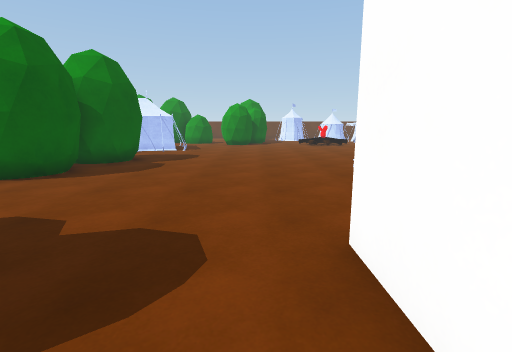
View 1 (above)

24 first-person views from a walk through a Unity game level. The camera is 1.4 m above the floor, tilts 10° down and sees 85° across. The floor is counted in squares, 1 m on a side. Each view is taken from the middle of a square. On the plan, view 1 faces up. The plan holds only what a view shows up to about 14 squares ahead; the rest is blank. Surface patterns are stand-ins for the level's own textures.

View 2
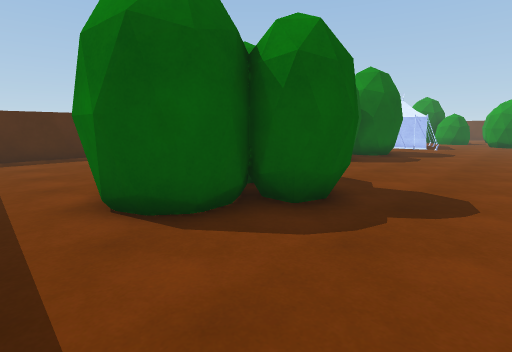

View 3
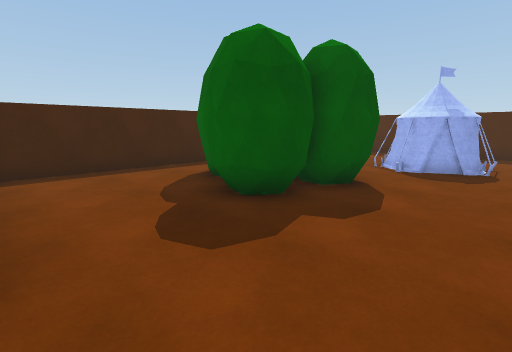

View 4
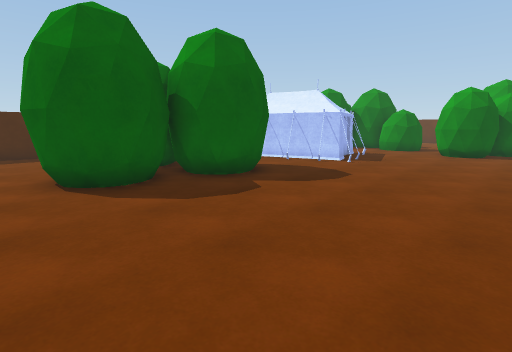

View 5
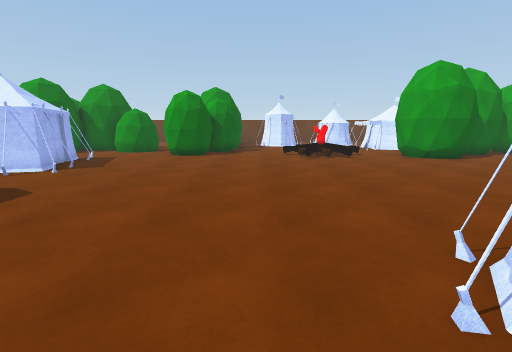

View 6
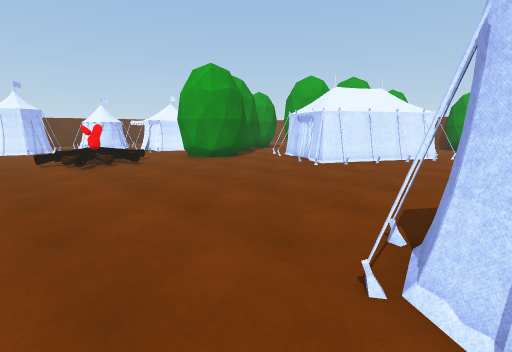

View 7
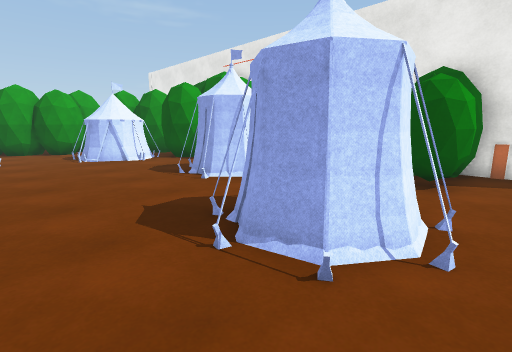

View 8
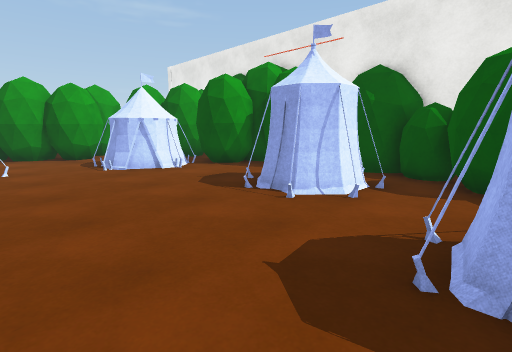

View 9
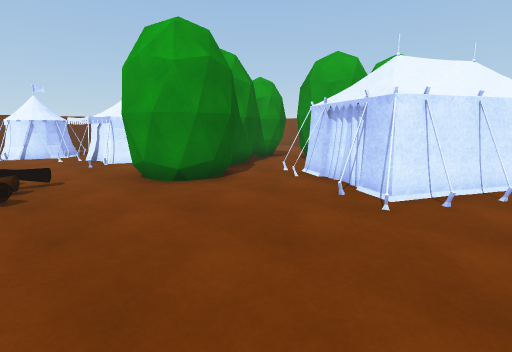

View 10
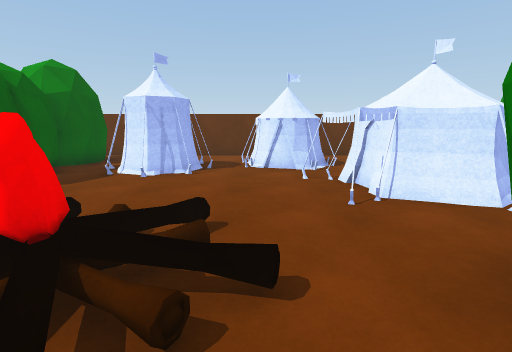

View 11
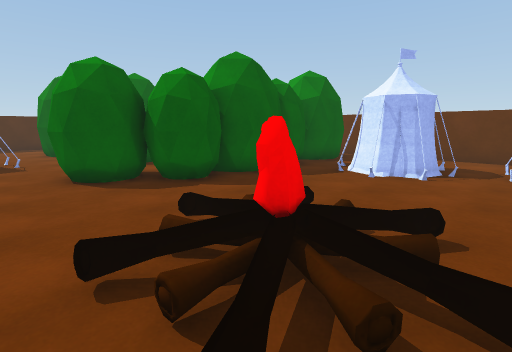

View 12
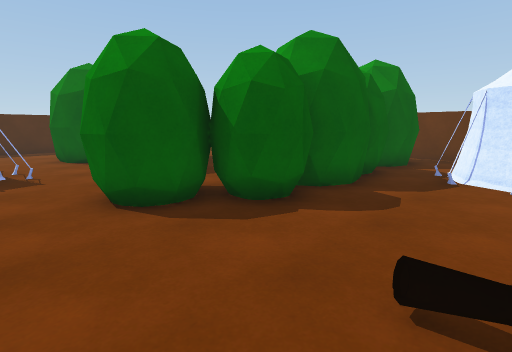

View 13
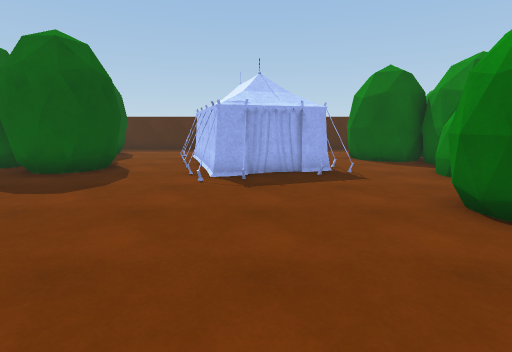

View 14
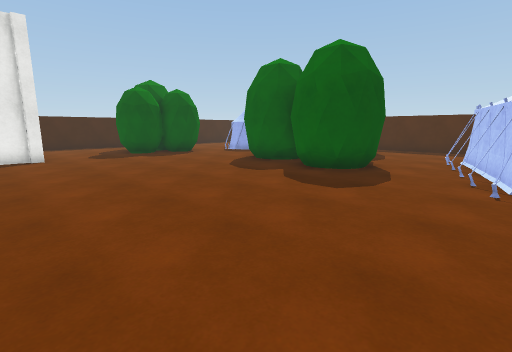

View 15
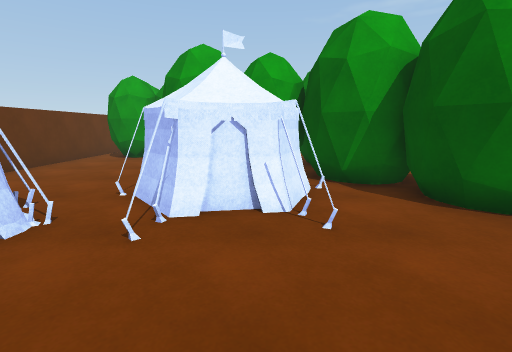

View 16
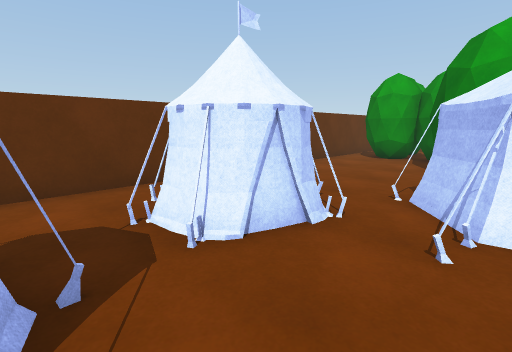

View 17
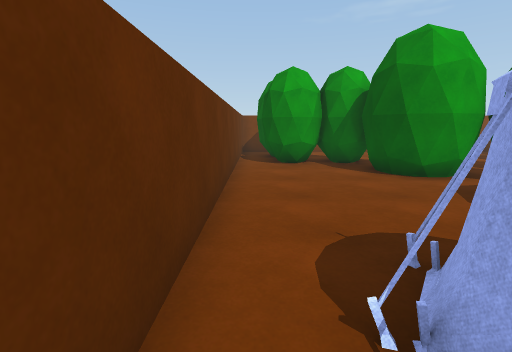

View 18
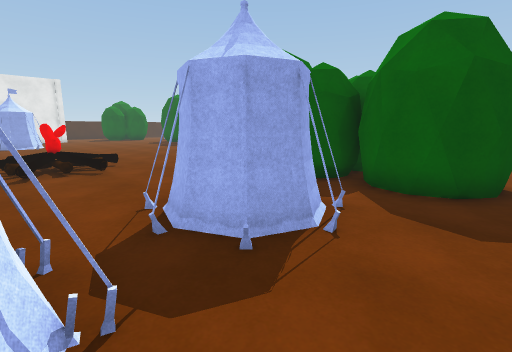

View 19
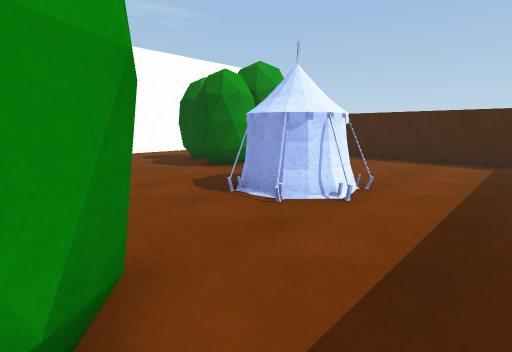

View 20
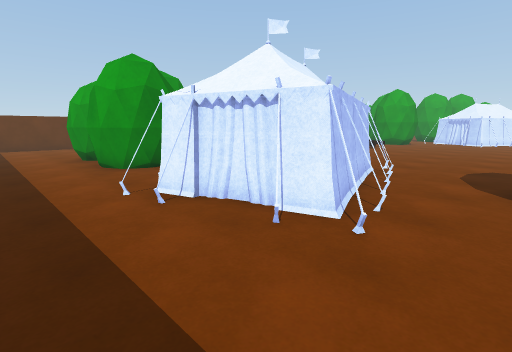

View 21
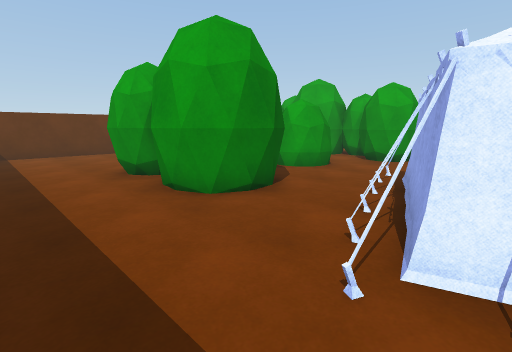

View 22
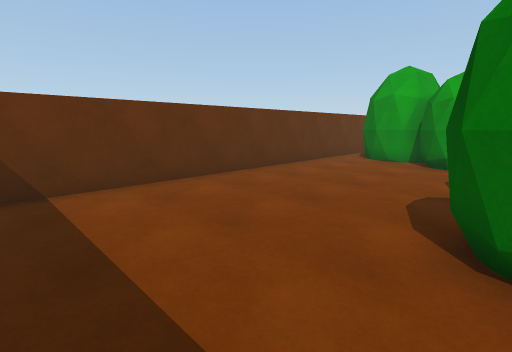

View 23
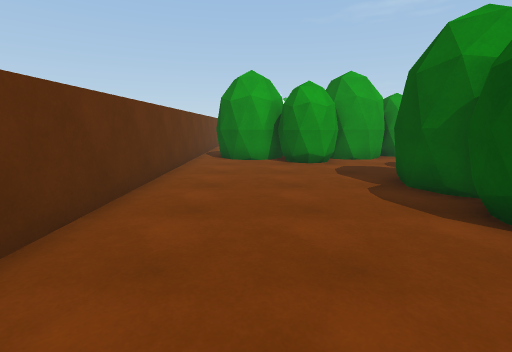

View 24
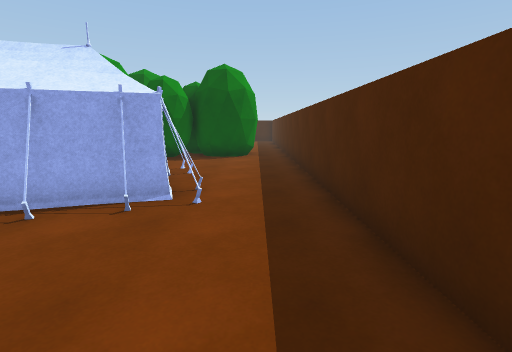

### Floor plan
Key: @ floor where view 1 was taken; # wall or solid block; . main floor; : floor 0.25 m higher than the main floor; O other object.
Columns run from 15 left of view 1 to 22 right of it. Each row starts with its distance up from view 1.
 34  #################################
 33  .............##.................#
 32  ............####.....OO........##
 31  ............####..O..OOO.......##
 30  ...........#####.OOO.OOO.......##
 29  ...........#####.OOO..OO.....###
 28  ...........##  #.OO.....OO .##
 27  ...##### ...#  #.......OOO  ##
 26  ...#####  ..####.......OOOO ##
 25  ...# ######..###.......OOOO###
 24  ...# ##.###..###..........####
 23  ...####.....###.........######
 22 #....##......###....O...######
 21 #........O...........:..#####
 20 #.....OOOOO.............###..
 19 #..OOOOOOO..................O
 18 #...OO   OO.................O
 17 #....O  OOO................OO
 16 #...OOOOO.O...............OOO
 15 #....OOO...................OOOO
 14 #............................OOO
 13 #.......###....................O..
 12 #.....#  ##........................###
 11 #..########.........O..............##
 10 #.## #  ##.........OOO.........OO.##
  9 #.##     #.........O O........OO  ###
  8 #..#     #..........  ..OOO...OO
  7 #...... ##........... ..O  ...#O
  6 #..................OOOO.O    #####
  5 #...OOO............OO OOO   ##
  4 #...OOO............OOOOO##
  3  ...OOO..OOOO...####
  2  ....OO.OOOOOO..#
  1  .....   OOOO...#
  0 #.....   OOO...@
 -1 #........ OO....
 -2 #.........O.....
 -3   ..............
 -4   ###############

Positions as (right, up) in squares from view 1, and headings:
1: (0, 0), facing up
2: (0, -3), facing up-left
3: (1, 6), facing down-left
4: (1, 6), facing up-left
5: (2, 8), facing up
6: (2, 10), facing up-right
7: (3, 13), facing down-right
8: (6, 13), facing down-right
9: (6, 14), facing up-right
10: (7, 20), facing up
11: (7, 20), facing up-left
12: (4, 20), facing up-left
13: (3, 18), facing left
14: (3, 17), facing down-left
15: (5, 26), facing right
16: (5, 27), facing up-right
17: (7, 33), facing right
18: (7, 33), facing down-left
19: (-14, 9), facing down-right
20: (-14, 13), facing up-right
21: (-14, 18), facing up-right
22: (-14, 27), facing up-right
23: (-14, 31), facing right
24: (-13, 24), facing down
